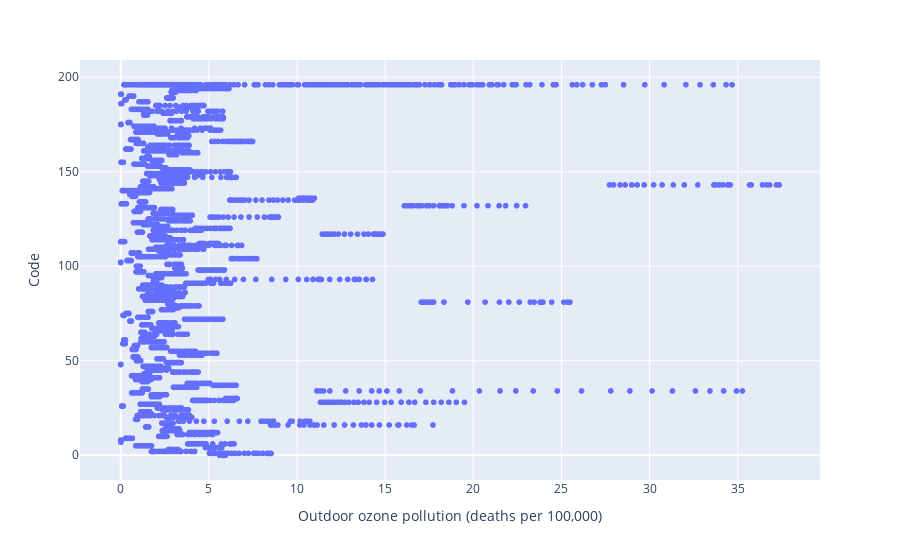

This figure's notebook cell:
### Code cell
fig = df.plot.scatter(y="Code", x='Outdoor ozone pollution (deaths per 100,000)')
fig.show()

### Figure 1 — Plotly figure (JSON) as saved in the notebook; plotly's stock layout.template omitted (floating-point values rounded to 4 significant figures; data arrays with more than 128 entries replaced by an {"elided": "..."} marker saying what was removed)
{"data": [{"hovertemplate": "Outdoor ozone pollution (deaths per 100,000)=%{x}<br>Code=%{y}<extra></extra>", "legendgroup": "", "marker": {"color": "#636efa", "symbol": "circle"}, "mode": "markers", "name": "", "showlegend": false, "type": "scattergl", "x": {"elided": "6468 float values"}, "xaxis": "x", "y": {"elided": "6468 int values"}, "yaxis": "y"}], "layout": {"legend": {"tracegroupgap": 0}, "margin": {"t": 60}, "xaxis": {"anchor": "y", "domain": [0, 1], "title": {"text": "Outdoor ozone pollution (deaths per 100,000)"}}, "yaxis": {"anchor": "x", "domain": [0, 1], "title": {"text": "Code"}}}}
